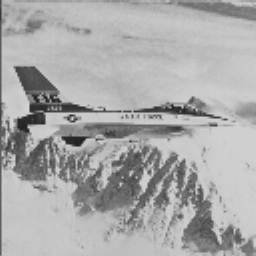
#> input picture lab3/jet.bmp, 256 x 256 px
$ jupyter execute 03_histogram_hw.ipynb
#> lines starting #> are read from the running program, lines starting #| are printed output that depends on the picture; after the words box and inside, x2 and y2 are one past the last pixel; in counts of white or black regions, pixels touching at a corner belong together
## Zadanie domowe: BBHE i DSIHE

W klasycznym wyrównywaniu histogramu HE  po wykonaniu operacji jasność obrazu ulega zmianie.
Dało się to zaobserwować podczas przeprowadzonych eksperymentów.
Jeśli nie to należy uruchomić skrypt z sekcji A i zwrócić na to uwagę.
Średnia jasność dąży do środkowego poziomu szarości.
Jest to wada i dlatego klasyczne HE ma ograniczone zastosowanie.

Powstało sporo metod, które eliminują to niekorzystne zjawisko.
Najprostsze z nich polegają na dekompozycji obrazu wejściowego na dwa podobrazy (wg. pewnego kryterium).
Następnie operacja HE wykonywana jest dla tych podobrazów.

Dwie znane z literatury metody to:
- Bi-Histogram Equalization
- DSIHE - Dualistic Sub-Image Histogram Equalization

W metodzie BBHE za kryterium podziału przyjmuje się średnią jasność w obrazie.
W DSIHE obraz dzieli się na dwa podobrazy o takiej samej liczbie pikseli (jaśniejszych i ciemniejszych).

W ramach zadania należy zaimplementować wybraną metodę: BBHE lub DSIHE (ew. obie).

5. Na podstawie histogramów skumulowanych należy stworzyć przekształcenie LUT.
Należy tak przeskalować $C_1$ i $C_2$, aby uzyskać jednorodne przekształcenie.
Tablicę $C_1$ wystarczy pomnożyć przez próg podziału.
Tablicę $C_2$ należy przeskalować do przedziału: $<lm+1; 255>$, gdzie $lm$ jest progiem podziału.<br>
$C_{1n} = (lm)*C1;$<br>
$C_{2n} = lm+1 + (255-lm-1)*C2;$<br>
Następnie dwie części tablicy przekodowań należy połączyć.
6. Ostatecznie należy wykonać operację LUT i wyświetlić wynik wyrównywania histogramu.
Porównaj wynik operacji BBHE lub DSIHE z klasycznym HE.

[cell 1]
import cv2
import os
import requests
from matplotlib import pyplot as plt
import numpy as np
url = 'https://raw.githubusercontent.com/vision-agh/poc_sw/master/02_Point/'
fileName = 'jet.bmp'
if not os.path.exists(fileName) :
    r = requests.get(url + fileName, allow_redirects=True)
    open(fileName, 'wb').write(r.content)

1. Wczytaj obraz *jet.bmp* i wylicz jego histogram.

[cell 2]
jet = cv2.imread(fileName)
#> jet is the input picture: shape (256, 256, 3); min 32, max 213, mean 169.3
hist = cv2.calcHist([jet],[0],None,[256],[0,256])
#> hist = 256 values, max 2214 at index 195, min 0 at index 0, mean 256
plt.plot(hist)
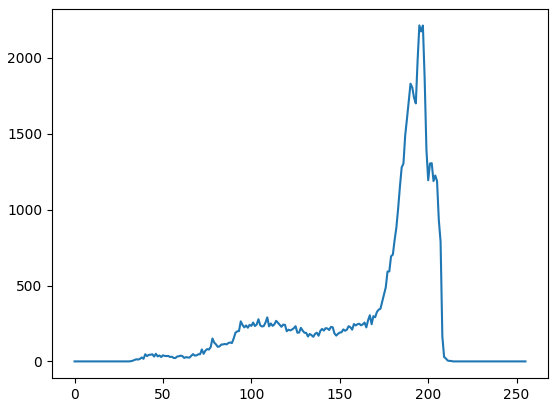
#> figure drawn by matplotlib, 1 panel; curve peaks at x = 195, y = 2214

2. W kolejnym kroku należy wyznaczyć próg podziału obrazu na dwa podobrazy (*lm*).
3. Dla BBHE wyznacz średnią jasność obrazu. Dla DSIHE można wykorzystać histogram skumulowany.
Należy znaleźć poziom jasności który znajduje się "w połowie" histogramu skumulowanego.
W tym celu warto stworzyć tablicę, zawierającą moduł histogramu skumulowanego pomniejszonego o połowę liczby pikseli.
Następnie znaleźć minimum - `np.argmin`.

[cell 3]
mean = int(round(jet.mean()))
#> mean = 169
jet1 = jet <= mean
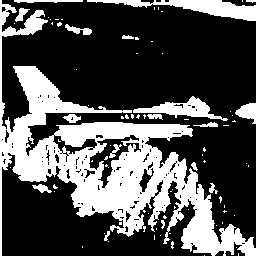
#> jet1: shape (256, 256, 3) bool; 31.8% white; 83 white regions (65 under 20 px), largest, box (x1, y1, x2, y2) and area: (0, 0, 256, 256) 17085, (87, 0, 256, 21) 1377, (133, 96, 228, 121) 865
jet2 = jet1 > mean
#> jet2: shape (256, 256, 3) bool; every value is 0
plt.imshow(jet1)
